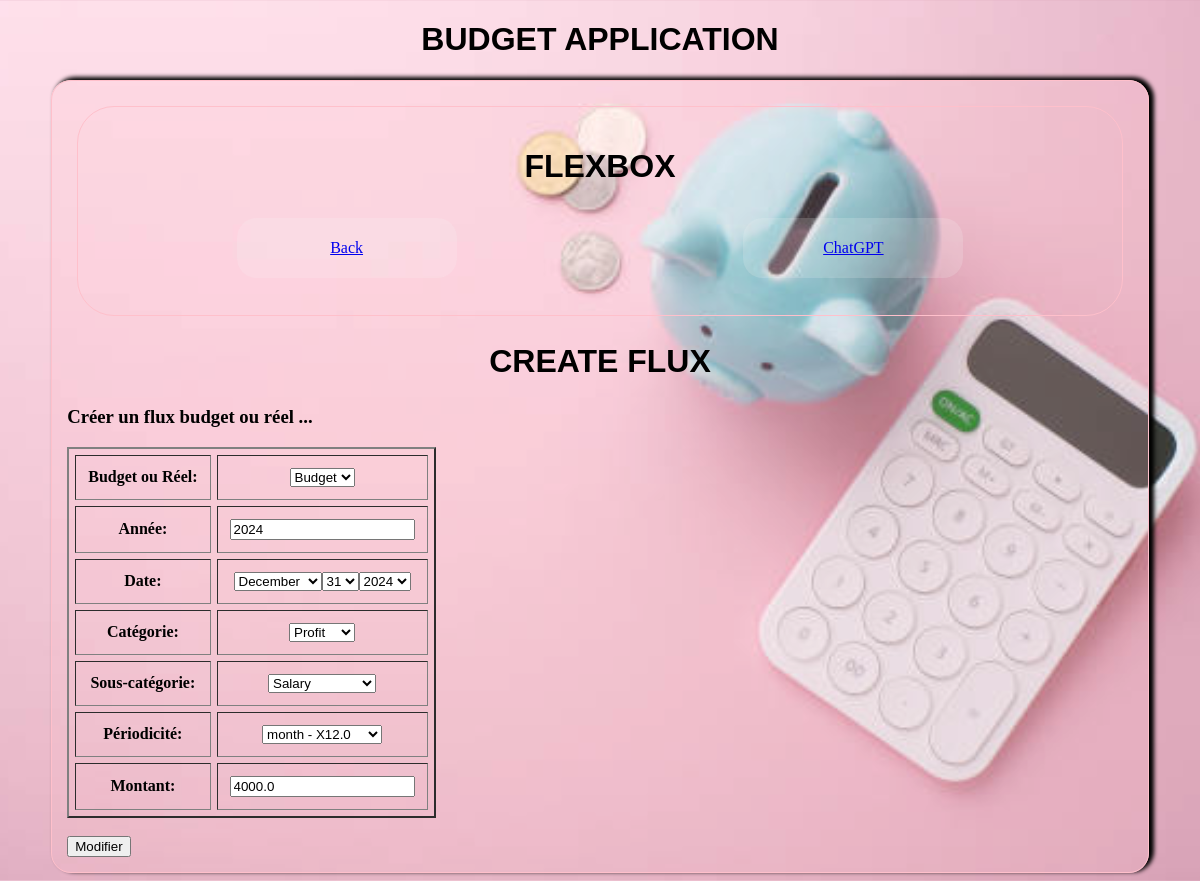
The page /flux/2/update/ on the database as committed earlier.
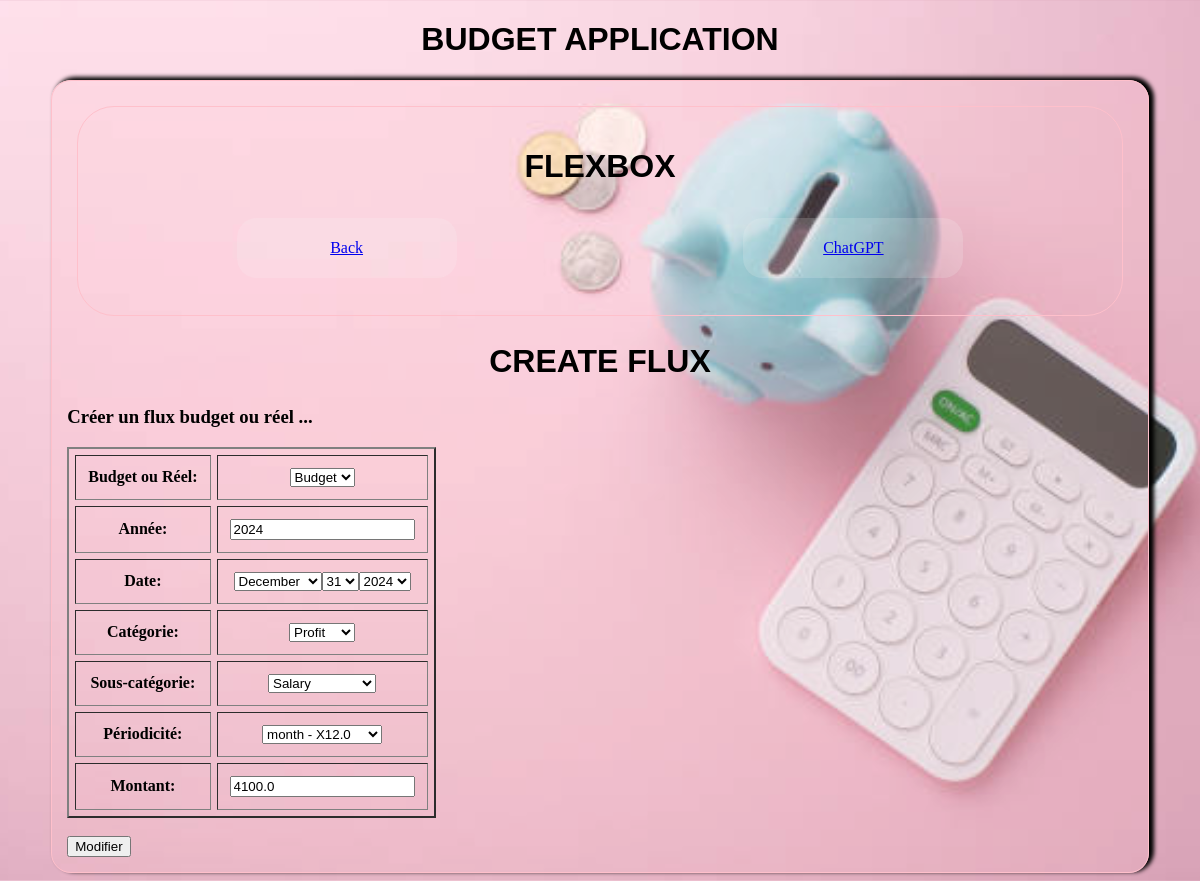
The same page on the database as committed later.
### budget/models.py (models this page shows, shortened)
class Flux(models.Model):
  budget_or_real = models.ForeignKey(BudgetReal, models.SET_NULL, null=True)
  year = models.IntegerField(default=2024)
  date = models.DateField(blank=True, null=True)
  category = models.ForeignKey(Category, on_delete=models.SET_NULL, null=True)
  subcategory = models.ForeignKey(SubCategory, on_delete=models.SET_NULL, null=True)
  period = models.ForeignKey(Period, on_delete=models.SET_NULL, null=True)
  amount = models.FloatField(default=0)
  annual_amount = models.FloatField(default=0)

### budget/views.py (the view, shortened to what this page needs)
# urls.py: path('flux/<int:pk>/update/', FluxUpdateView.as_view(), name ="flux-update"),
class FluxUpdateView(UpdateView):
  model = Flux
  form_class = FluxModelForm
  success_url = reverse_lazy("flux/<int:flux.pk>/")
  def get_context_data(self, **kwargs):
    context = super().get_context_data(**kwargs)
    context["text_submit_button"] = "Modifier"
    return context

### budget/forms.py
class FluxModelForm(forms.ModelForm):
  class Meta:
    model = Flux
    fields = ['budget_or_real', 'year', 'date',
              'category','subcategory','period',
              'amount']
    labels = {'budget_or_real':'Budget ou Réel', 'year':'Année',
              'category' : 'Catégorie','subcategory' : 'Sous-catégorie','period':'Périodicité',
              'amount':'Montant'}
    widgets = {'date': forms.SelectDateWidget(years=range(2023,2030))}

### budget/models.py (called while the page is built)
  def __str__(self):
    return self.name

  def __str__(self):
    return self.name

  def __str__(self):
    return self.name

  def __str__(self):
    return f"{self.name} -  X{self.multiplier}"

### budget/templates/budget/flux_form.html (shortened to what this page needs)
{% extends "base.html" %} {% load static %}
    {% block content %}
    <h2>Create flux</h2>
    <h3>Créer un flux budget ou réel ...</h3>
    <form method="post">
      <table
        border="2
        "
        cellpadding="12"
        cellspacing="6"
        style="text-align: center"
      >
        {{form.as_table}}
      </table>
      <br />
      <input type="submit" value="{{text_submit_button}}" />
    </form>
    {% endblock %}

Rows that differ between the two databases and show on the page:
changed Flux "Budget": amount "4000.0" → "4100.0"
